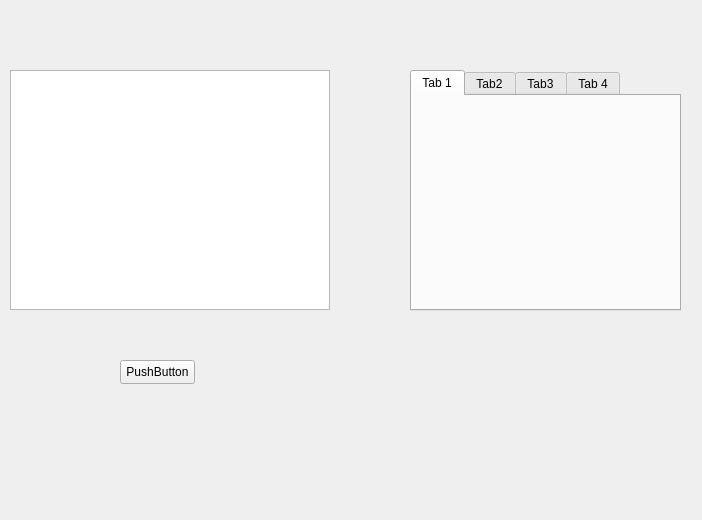
<?xml version="1.0" encoding="UTF-8"?>
<ui version="4.0">
 <class>widget</class>
 <widget class="QWidget" name="widget">
  <property name="geometry">
   <rect>
    <x>0</x>
    <y>0</y>
    <width>702</width>
    <height>520</height>
   </rect>
  </property>
  <property name="windowTitle">
   <string>考勤机</string>
  </property>
  <widget class="QGraphicsView" name="graphicsView">
   <property name="geometry">
    <rect>
     <x>10</x>
     <y>70</y>
     <width>320</width>
     <height>240</height>
    </rect>
   </property>
  </widget>
  <widget class="QPushButton" name="pushButton">
   <property name="geometry">
    <rect>
     <x>120</x>
     <y>360</y>
     <width>75</width>
     <height>24</height>
    </rect>
   </property>
   <property name="text">
    <string>PushButton</string>
   </property>
  </widget>
  <widget class="QTabWidget" name="tabWidget">
   <property name="geometry">
    <rect>
     <x>410</x>
     <y>70</y>
     <width>271</width>
     <height>241</height>
    </rect>
   </property>
   <property name="currentIndex">
    <number>0</number>
   </property>
   <widget class="QWidget" name="tab">
    <attribute name="title">
     <string>Tab 1</string>
    </attribute>
   </widget>
   <widget class="QWidget" name="tab_3">
    <attribute name="title">
     <string>Tab2</string>
    </attribute>
   </widget>
   <widget class="QWidget" name="tab_4">
    <attribute name="title">
     <string>Tab3</string>
    </attribute>
   </widget>
   <widget class="QWidget" name="tab_2">
    <attribute name="title">
     <string>Tab 4</string>
    </attribute>
   </widget>
  </widget>
 </widget>
 <resources/>
 <connections/>
</ui>
